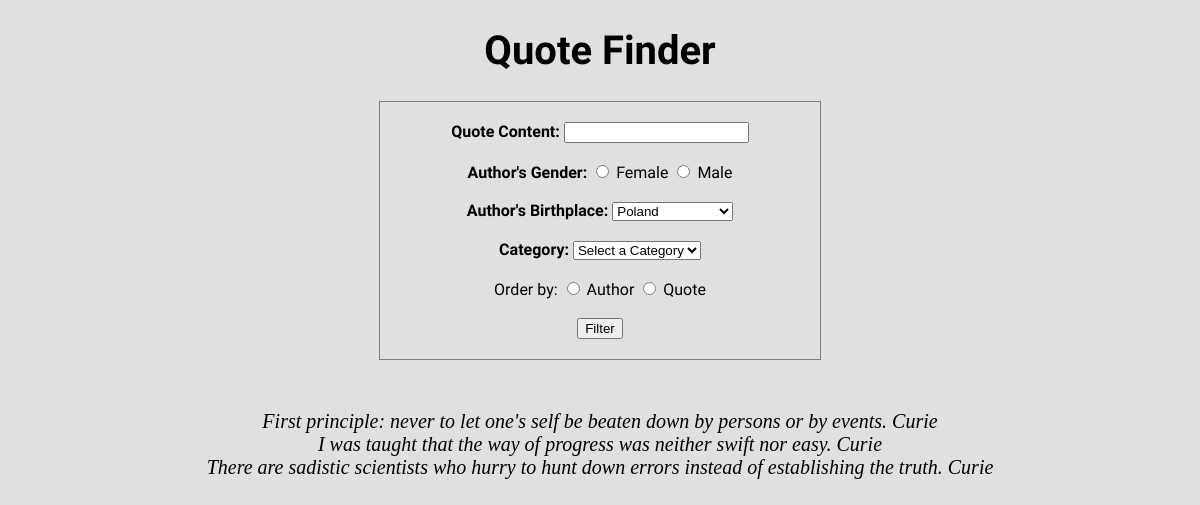
/labs/lab6/index.php?country=Poland, run on the app's committed database.
### tables this page shows
CREATE TABLE `q_quote` (
  `quoteId` int(11) NOT NULL,
  `quote` varchar(1000) NOT NULL,
  `authorId` smallint(6) NOT NULL,
  `addedBy` varchar(10) NOT NULL
);

CREATE TABLE `q_author` (
  `authorId` smallint(6) NOT NULL,
  `firstName` varchar(25) NOT NULL,
  `lastName` varchar(30) NOT NULL,
  `gender` char(1) NOT NULL,
  `dob` date NOT NULL,
  `dod` date NOT NULL,
  `profession` varchar(50) NOT NULL,
  `country` varchar(50) NOT NULL,
  `picture` varchar(200) NOT NULL,
  `biography` varchar(5000) NOT NULL
);

### labs/lab6/index.php (the view, shortened to what this page needs)
<?php
    $conn = getDatabaseConnection();
        function displayCountryOptions() {
            global $conn;
            $sql = "SELECT DISTINCT(country)
                    FROM `q_author`
                    ORDER by country";
            $stmt = $conn -> prepare($sql);
            $stmt -> execute();
            $records = $stmt -> fetchAll(PDO::FETCH_ASSOC);
            foreach($records as $record) {
                echo "<option " ;
                if ($record['country'] == $_GET['country']) {
                    echo "selected";
                }
                echo ">" . $record['country'] . "</option>";
            }
        }
        function displayQuotes(){
            global $conn;
            $sql = "SELECT firstname, lastName, quote
                    FROM q_author
                    NATURAL JOIN q_quote
                    NATURAL JOIN q_cat_quote
                    NATURAL JOIN q_category
                    WHERE 1";
                $namedParameters = array();
                if(!empty($_GET['country'])){
                    $sql = $sql . " AND country = :country ";
                    $namedParameters[':country'] = $_GET['country'];
                }
            $stmt = $conn -> prepare($sql);
            $stmt -> execute($namedParameters);
            $records = $stmt -> fetchAll(PDO::FETCH_ASSOC);
            foreach($records as $record) {
                echo "<em>" .  $record['quote'] . " " .  $record['category'] . " " . $record['firstName'] . " " .  $record['lastName'] . "<br />";;
            }
        }
?>
<!DOCTYPE html>
<html>
    <head>
        <link rel="stylesheet" type="text/css" href="css/styles.css" />
    </head>
    <body>
        <h1>Quote Finder</h1>
        <div id="content">
            <form method="get">
                    <strong>Quote Content:</strong>
                    <input type="text" name="content" value="<?=$_GET['content']?>"><br/><br/>
                    <strong>Author's Gender:</strong>
                    <input type="radio" name="gender" id="female" value="F"
                    <?php
                        if ($_GET['gender'] == 'F') {
                         echo " checked";
                     }
                     ?>
                    >
                    <label for="female">Female</label>
                    <input type="radio" name="gender" id="male" value="M"
                    <?php
                     if ($_GET['gender'] == 'M') {
                         echo " checked";
                     }
                     ?>
                    >
                    <label for="male">Male</label><br/><br/>
                    <strong>Author's Birthplace:</strong>
                    <select name="country">
                        <?=displayCountryOptions()?>
                    </select><br/><br/>
                    <strong>Category:</strong>
                    <select name="category">
                        <option value="">Select a Category</option>
                    </select><br/><br/>
                    Order by:
                     <input type="radio" name="orderBy" id="orderByAuthor" value="orderByAuthor"
                    <?php
                         if ($_GET['orderBy'] == 'orderByAuthor') {
                             echo " checked";
                         }
                     ?>
                     >
                    <label for="orderByAuthor">Author</label>
                     <input type="radio" name="orderBy" id="orderByQuote" value="orderByQuote">
                    <label for="orderByQuote">Quote</label>  <br/><br/>
                    <input type="submit" value="Filter" name="submit">
            </form>
        </div>
        <div class="quotes">
            <?=displayQuotes()?>
        </div>
    </body>
</html>

### labs/lab6/css/styles.css (style rules this page uses)
h1 { text-align: center; font-family: 'Abel', sans-serif; font-size: 40px; color: black; }
#content { margin: 0 auto; text-align: center; font-family: 'Abel', sans-serif; padding: 20px; border: 1px grey solid; width: 400px; }
.quotes { text-align: center; padding: 20px; margin-top: 30px; color: black; font-size: 20px; }
body { background-color: #E0E0E0; }

### data on the page
q_quote: quote "First principle: never to let one's self be beaten down by persons or by events.", authorId.lastName "Curie"
q_quote: quote "I was taught that the way of progress was neither swift nor easy.", authorId.lastName "Curie"
q_quote: quote "There are sadistic scientists who hurry to hunt down errors instead of establishing the truth.", authorId.lastName "Curie"

### other printed values
form field country "Poland"
